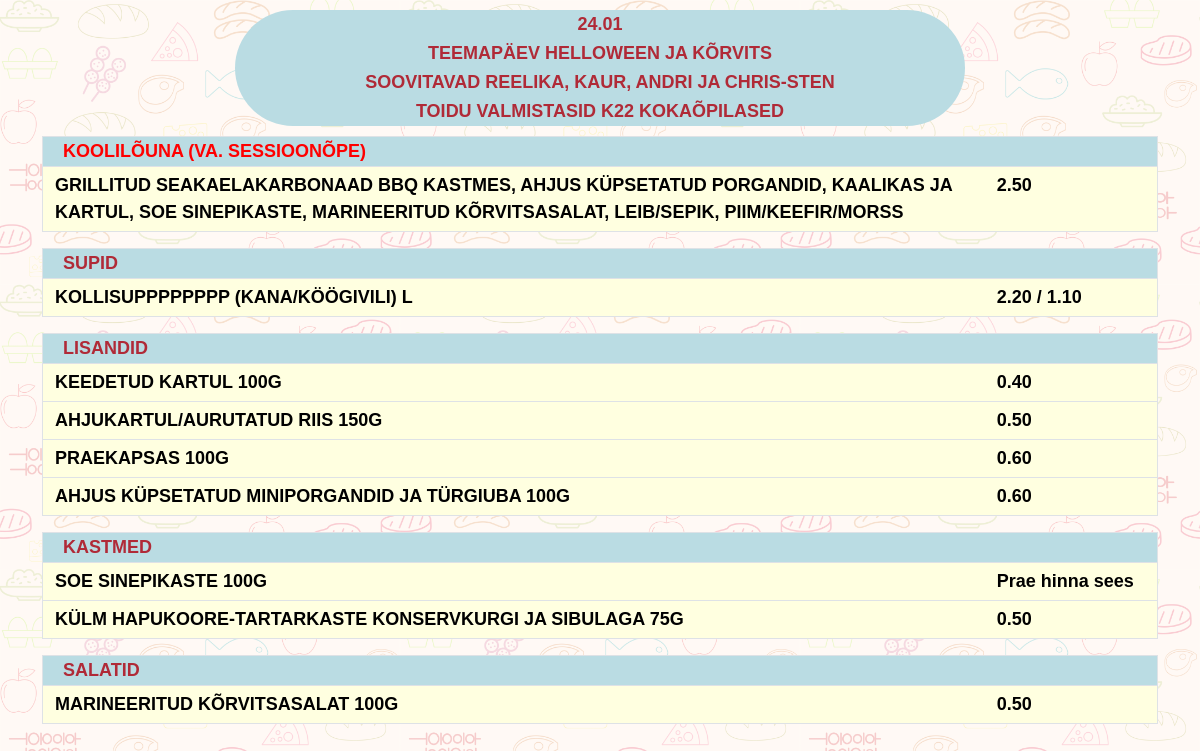
Page /bistrooapp_public/ on the committed database.
### bistrooapp_admin/models.py (models this page shows, shortened)
class Theme(models.Model):
    menu_date = models.DateField(unique=True)
    theme = models.CharField(max_length=255, blank=True, null=True)
    recommenders = models.CharField(max_length=255, blank=True, null=True)
    author = models.CharField(max_length=255, blank=True, null=True)
    class Meta:
        ordering = ["-menu_date"] # sorteerib kahanevalt

class Category(models.Model):
    category_name = models.CharField(max_length=100, unique=True)
    category_sort_id = models.PositiveIntegerField()
    class Meta: # on Country alam klass
        ordering = ["category_sort_id"]  # sorteerib tabeli
        verbose_name_plural = "categori_names" # et nätaks mitmuses

### bistrooapp_public/views.py (the view)
# urls.py: path("", views.show_menu, name="index"),  # avaleht
def show_menu(request):
    menu_date = datetime.today()
    q_result_menuu = Menuu.objects.filter(menu_date=menu_date).values("category_name__category_name",
                                                                      "description", "price_full", "price_half")
    q_result_theme = Theme.objects.filter(menu_date=menu_date)
    formatted_date = menu_date.strftime("%d.%m")  # väärtus template jaoks
    if q_result_menuu:
        is_menuu = True
    else:
        is_menuu = False
    for item in q_result_menuu:
        if item["price_full"] == 0:
            print("OLI NULL")
        if str(item["price_full"]) > "0.00" and (str(item["price_half"]) > "0.00" and str(item["price_half"]) != "None"):
            item["price_full"] = str(item["price_full"]) + " / " + str(item["price_half"])
        elif ((str(item["price_full"]) == "0.00" and str(item["price_half"]) == "0.00") or
                (str(item["price_full"]) == "0.00" and str(item["price_half"]) == "None")):
            item["price_full"] = "Prae hinna sees"
    context = {
        "formatted_date": formatted_date,
        "is_menuu": is_menuu,
        "menuu_items": q_result_menuu,
        "themes": q_result_theme,
    }
    return render(request, "bistrooapp_public/index.html", context)

### bistrooapp_public/templates/bistrooapp_public/index.html
{% extends "base_public.html" %}
{% block content %}
    <div>
        <div class="row" style="margin: 10px">
            <div class="col-2"></div>
            <div class="col-8 text-center pealkirjad">
            <table>
                <tr>
                    <td>{{ formatted_date }}</td>
                </tr>
                {% if is_menuu %}
                    {% if themes %}
                        <tr>
                            <td>
                                {% if themes.0.theme %}
                                    {{ themes.0.theme | upper }}
                                {% endif %}
                            </td>
                        </tr>
                        <tr>
                            <td>
                                {% if themes.0.recommenders %}
                                    {{ themes.0.recommenders | upper }}
                                {% endif %}
                            </td>
                        </tr>
                        <tr>
                            <td>
                                {% if themes.0.author %}
                                    {{ themes.0.author | upper }}
                                {% endif %}
                            </td>
                        </tr>
                    {% endif %}
                {% elif is_menuu == False %}
                    <tr>
                        <td>
                            {{ "Menüüd pole veel sisestatud" | upper }}
                        </td>
                    <tr>
                {% endif %}
            </table>
        </div>
        <div class="col-2"></div>
    </div>
    {% regroup menuu_items by category_name__category_name as menu_list %}
    <div>
        {% for category in menu_list %}
            <table class="table table-sm table-bordered">
                <thead>
                <tr>
                    <td class="{% if forloop.counter == 1 %}pub_head_text_koolilouna{% else %}pub_head_text{% endif %}">{{ category.grouper | upper }}</td>
                </tr>
                </thead>
                <tbody>
                {% for subline in category.list %}
                    <tr>
                        <td style="background: lightyellow">
                            <div class="row">
                                <div class="col-10 pub_row_text">{{ subline.description | upper }}</div>
                                <div class="col-2 pub_row_text">{{ subline.price_full }}</div>
                            </div>
                        </td>
                    </tr>
                {% endfor %}
                </tbody>
            </table>
        {% endfor %}
    </div>
    </div>
{% endblock %}

### templates/base_public.html (shortened to what this page needs)
{% load static %}
<!doctype html>
<html lang="en">
<head>
    <link href="{% static "css/bootstrap.min.css" %}" rel="stylesheet"/>
    <link href="{% static "css/pub_styles.css" %}" rel="stylesheet"/>
</head>
<body>
<div class="container">
    {% block content %}
    {% endblock %}
</div>
</body>
</html>

### static/css/pub_styles.css (style rules this page uses)
td.pub_head_text { background-color: #badce3; font-family: 'Patrick Hand', "Comic Sans MS", sans-serif, cursive; font-size: 18px; font-weight: bolder; color: #b02a37; padding: 1px; padding-left: 20px; }
td.pub_head_text_koolilouna { background-color: #badce3; font-family: 'Patrick Hand', "Comic Sans MS", sans-serif, cursive; font-size: 18px; font-weight: bolder; color: red; padding: 1px; padding-left: 20px; }
.pealkirjad { color: #b02a37; background-color: #badce3; font-size: 18px; font-weight: bolder; font-family: 'Patrick Hand', "Comic Sans MS", sans-serif, cursive; border-radius: 100px; display: flex; justify-content: center; }
.pub_row_text { font-family: 'Patrick Hand', "Comic Sans MS", sans-serif, cursive; font-size: 18px; font-weight: bolder; padding: 1px; padding-left: 20px; }
body { position: relative; min-height: 100vh; }
body::before { content: ""; position: fixed; top: 0; left: 0; width: 100%; height: 100%; background-image: url("/static/icons/Outline_pattern_11.jpg"); background-size: 400px; opacity: 20%; z-index: -1; }

### rows in the picture
Theme: theme "TEEMAPÄEV HELLOWEEN JA KÕRVITS", recommenders "SOOVITAVAD REELIKA, KAUR, ANDRI JA CHRIS-STEN", author "TOIDU VALMISTASID K22 KOKAÕPILASED"
Category: grouper "KOOLILÕUNA (VA. SESSIOONÕPE)", description "GRILLITUD SEAKAELAKARBONAAD BBQ KASTMES, AHJUS KÜPSETATUD PORGANDID, KAALIKAS JA KARTUL, SOE SINEPIKASTE, MARINEERITUD KÕRVITSASALAT, LEIB/SEPIK, PIIM/KEEFIR/MORSS", price_full "2.50"
Category: grouper "SUPID", description "KOLLISUPPPPPPPP (KANA/KÖÖGIVILI) L", price_full "2.20 / 1.10"
Category: grouper "LISANDID", description "KEEDETUD KARTUL 100G" "AHJUKARTUL/AURUTATUD RIIS 150G" "PRAEKAPSAS 100G" "AHJUS KÜPSETATUD MINIPORGANDID JA TÜRGIUBA 100G", price_full "0.40" "0.50" "0.60" "0.60"
Category: grouper "KASTMED", description "SOE SINEPIKASTE 100G" "KÜLM HAPUKOORE-TARTARKASTE KONSERVKURGI JA SIBULAGA 75G", price_full "Prae hinna sees" "0.50"
Category: grouper "SALATID", description "MARINEERITUD KÕRVITSASALAT 100G", price_full "0.50"
